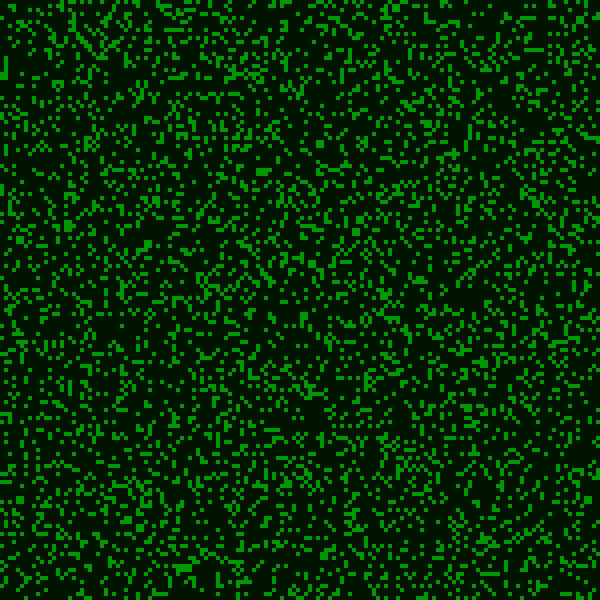
Frame 1 (no input)
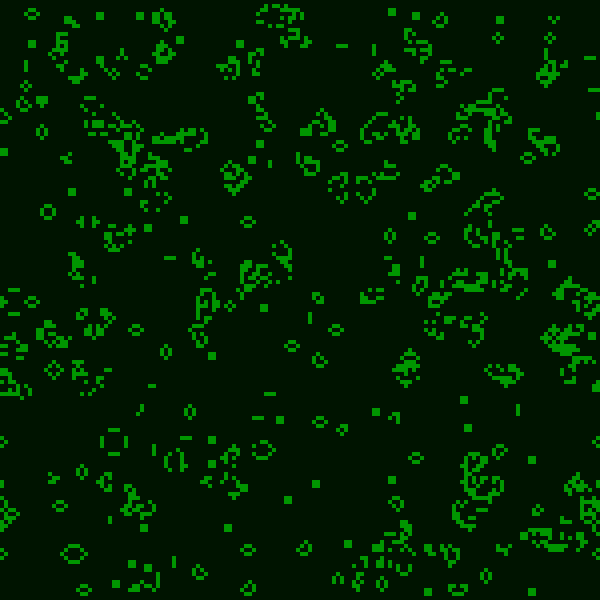
Frame 60 (no input)
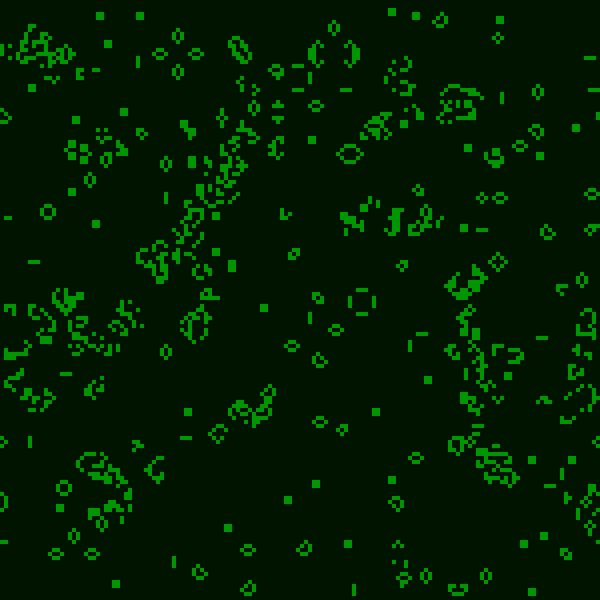
Frame 120 (the mouse pressed at the canvas centre since frame 60)

The p5.js sketch that drew these frames (run headless with seeded random() and noise() and a simulated clock; from frame 60 on, the mouse is pressed at the canvas centre):

// p5.js sketch
// ── sketch.js
// Adam Jones | falling sand | modified from Daniel Shiffman
// 1-23-2024

function make2Darray (cols, rows) {
  let arr = new Array(cols);
  for (let i = 0; i < arr.length; i++) {
    arr[i] = new Array(rows);
    for (let j = 0; j < arr[i].length; j++) {
      arr[i][j] = 0;
    }
  }
  return arr;
}
let grid;
let w = 4;
let cols,rows;
function setup() {
  createCanvas(600,600);
  rows = height/w
  cols = width/w
  let reset_button = createButton('RESET⟳');
  reset_button.addClass('reset_button');
  reset_button.mousePressed(() => {
    grid = gen();
  });
  let sm_button = createButton('▪');
  sm_button.addClass('size_button');
  sm_button.mousePressed(() => {
    w = 2;
    rows = height/w
    cols = width/w
    grid = gen();
  });
  let md_button = createButton('■');
  md_button.addClass('size_button');
  md_button.mousePressed(() => {
    w = 4;
    rows = height/w
    cols = width/w
    grid = gen();
  });
  let lg_button = createButton('▉');
  lg_button.addClass('size_button');
  lg_button.mousePressed(() => {
    w = 10;
    rows = height/w
    cols = width/w
    grid = gen();
  });
  grid = gen();
}
function gen() {
  let newGen = make2Darray(cols,rows);
  for (let i = 0; i < cols; i++) {
    for (let j = 0; j < rows; j++) {
      if (random(1) < 0.8) {
        newGen[i][j] = 0;
      } else {
        newGen[i][j] = 1;
      }
    }
  }
  return newGen;
}
function draw() {
  background(0,20,0);
  for (let i = 0; i < cols; i++) {
    for(let j = 0; j < rows; j++) {
      noStroke();
      if (grid[i][j] === 1) {
        fill(0,grid[i][j] * 150,0);
        let x = i*w;
        let y = j*w;
        square(x,y,w);
      }
    }
  }
  let nextGrid = make2Darray(cols,rows);
  for (let i = 0; i < cols; i++) {
    for (let j = 0; j < rows; j++) {
      let state = grid[i][j];
      if (state === 1) {
        let above = grid[i][j-1];
        let aboveL = -1;
        let aboveR = -1;
        let L = -1;
        let R = -1;
        let below = grid[i][j+1];
        let belowL = -1;
        let belowR = -1;
        if (i - 1 >= 0 && i - 1 <= cols - 1) {
          aboveL = grid[i-1][j-1];
          L = grid[i-1][j];
          belowL = grid[i-1][j+1];
        } 
        if (i + 1 >= 0 && i + 1 <= cols - 1) {
          aboveR = grid[i+1][j-1];
          R = grid[i+1][j];
          belowR = grid[i+1][j+1];
        }
        if (i == 0 && j - 1 >= 0 && j + 1 <= rows - 1) {
          aboveL = grid[cols-1][j-1];
          L = grid[cols-1][j];
          belowL = grid[cols-1][j+1];
        } 
        if (i == cols-1 && j - 1 >= 0 && j + 1 <= rows - 1) {
          aboveR = grid[0][j-1];
          R = grid[0][j];
          belowR = grid[0][j+1];
        }
        if (j == 0 && i - 1 >= 0) {
          above = grid[i][rows-1]
          aboveL = grid[i-1][rows-1];
        } 
        if (j == rows-1 && i + 1 <= cols - 1) {
          below = grid[i][0];
          belowR = grid[i+1][0];
        }  
        let surv = above + aboveL + aboveR + L + R + below + belowL + belowR;
        if (surv == 2 || surv == 3) {
          nextGrid[i][j] = state;
        } else {
          nextGrid[i][j] = 0;
        }
      } else if (state === 0) {
        let above = grid[i][j-1];
        let aboveL = -1;
        let aboveR = -1;
        let L = -1;
        let R = -1;
        let below = grid[i][j+1];
        let belowL = -1;
        let belowR = -1;
        if (i - 1 >= 0 && i - 1 <= cols - 1) {
          aboveL = grid[i-1][j-1];
          L = grid[i-1][j];
          belowL = grid[i-1][j+1];
        } 
        if (i + 1 >= 0 && i + 1 <= cols - 1) {
          aboveR = grid[i+1][j-1];
          R = grid[i+1][j];
          belowR = grid[i+1][j+1];
        }
        if (i == 0 && j - 1 >= 0 && j + 1 <= rows - 1) {
          aboveL = grid[cols-1][j-1];
          L = grid[cols-1][j];
          belowL = grid[cols-1][j+1];
        } 
        if (i == cols-1 && j - 1 >= 0 && j + 1 <= rows - 1) {
          aboveR = grid[0][j-1];
          R = grid[0][j];
          belowR = grid[0][j+1];
        }
        if (j == 0 && i - 1 >= 0) {
          above = grid[i][rows-1]
          aboveL = grid[i-1][rows-1];
        } 
        if (j == rows-1 && i + 1 <= cols - 1) {
          below = grid[i][0];
          belowR = grid[i+1][0];
        } 
        let surv = above + aboveL + aboveR + L + R + below + belowL + belowR;
        if (surv == 3) {
          nextGrid[i][j] = 1;
        } else {
          nextGrid[i][j] = state;
        }
      }
    }
  }
  grid = nextGrid;
}

// ── style.css
html, body {
  margin: 0;
  padding: 0;
  font-family: Arial, Helvetica, sans-serif;
  background-color: rgb(0,20,20);
}
.navbar {
  padding: 16px;
  background-color: black;
}
.navbar a {
  float:none;
  font-weight: bold;
  text-align: center;
  padding: 16px;
  font-size: 30px;
  text-shadow: 2px 2px 5px black;
  text-decoration: none;
}
.links a:hover {
  background-color: rgb(0, 55, 40);
}
.navbar a:active {
  background-color: #b4b4d4;
  color: white;
}
.reset_button {
  position: fixed;
  left: 35%;
  color: rgb(226, 224, 224);
  font-size: 25px;
  font-weight: bold;
  padding: 20px;
  background-color: rgb(81, 119, 81);
  box-shadow: 0 5px rgb(0,55,40);
  border: none;
  border-radius: 5px;
}
.reset_button:active {
  background-color: rgb(0,55,40);
  box-shadow: none;
  transform: translateY(5px);
}
.size_button {
  position: relative;
  display: inline;
  text-align: justify;
  text-align-last: center;
  left: 58%;
  color: rgb(226, 224, 224);
  font-size: 15px;
  font-weight: bold;
  padding: 20px;
  background-color: rgb(81, 119, 81);
  box-shadow: 0 5px rgb(0,55,40);
  border: none;
  border-radius: 5px;
}
.size_button:active {
  background-color: rgb(0,55,40);
  box-shadow: none;
  transform: translateY(5px);
}
h1 {
  display: inline-block;
  font-weight: bold;
  color: rgb(127, 185, 127);
  text-shadow: 7px 7px black;
  font-size: 450%;
}

canvas {
  margin: auto;
  padding: 10px;
  display: block;
}
.sig {
  color: rgb(0,150,0);
  font-weight: bold;
  position: absolute;
  bottom: 0;
  right: 0;
}
